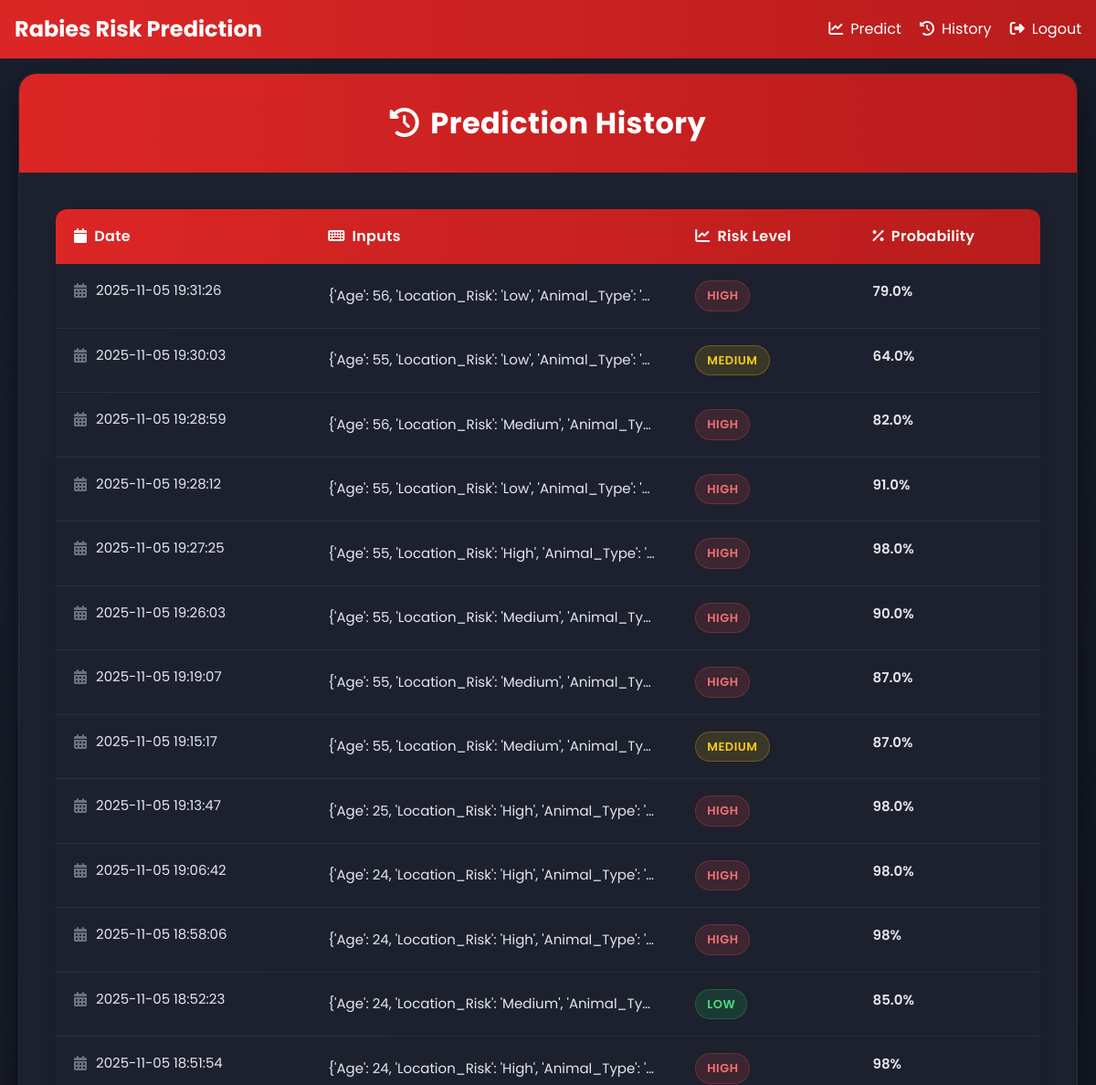
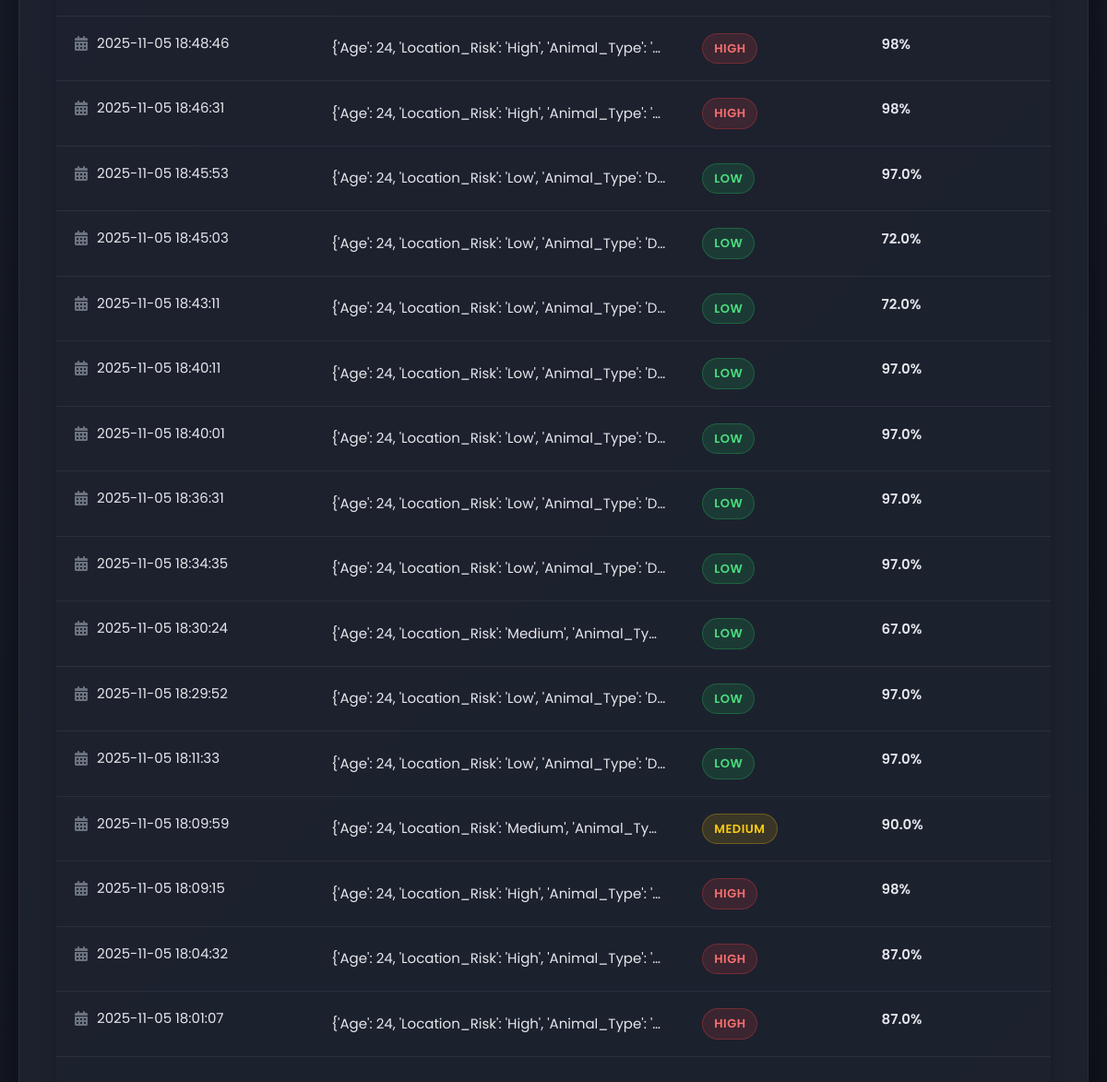
The app's page /history (signed in) with its own data (2 pictures, top to bottom).
### app.py (models this page shows)
class Prediction(db.Model):
    id = db.Column(db.Integer, primary_key=True)
    user_id = db.Column(db.Integer, db.ForeignKey('user.id'), nullable=False)
    inputs = db.Column(db.String(500), nullable=False)
    risk_level = db.Column(db.String(20), nullable=False)
    probability = db.Column(db.Float, nullable=False)
    created_at = db.Column(db.DateTime, default=datetime.utcnow)

### app.py (the view)
@app.route('/history')
def history():
    if 'user_id' not in session:
        return redirect(url_for('login'))
    try:
        predictions = Prediction.query.filter_by(user_id=session['user_id']).order_by(Prediction.created_at.desc()).all()
        return render_template('history.html', predictions=predictions)
    except Exception as e:
        return render_template('history.html', error=f'Error: {str(e)}')

### templates/history.html (shortened to what this page needs)
<!DOCTYPE html>
<html lang="en">
<head>
    <script src="https://cdn.tailwindcss.com"></script>
    <link rel="stylesheet" href="https://cdnjs.cloudflare.com/ajax/libs/font-awesome/6.4.0/css/all.min.css">
</head>
<body>
    <nav class="nav-container">
        <div class="max-w-7xl mx-auto flex justify-between items-center">
            <h1 class="text-white text-2xl font-bold">Rabies Risk Prediction</h1>
            <div class="space-x-4">
                {% if session.user_id %}
                <a href="{{ url_for('predict') }}" class="text-white hover:text-yellow-300 transition"><i
                        class="fas fa-chart-line mr-2"></i>Predict</a>
                <a href="{{ url_for('history') }}" class="text-white hover:text-yellow-300 transition"><i
                        class="fas fa-history mr-2"></i>History</a>
                <a href="{{ url_for('logout') }}" class="text-white hover:text-yellow-300 transition"><i
                        class="fas fa-sign-out-alt mr-2"></i>Logout</a>
                {% else %}
                <a href="{{ url_for('signup') }}" class="text-white hover:text-yellow-300 transition"><i
                        class="fas fa-user-plus mr-2"></i>Signup</a>
                <a href="{{ url_for('login') }}" class="text-white hover:text-yellow-300 transition"><i
                        class="fas fa-sign-in-alt mr-2"></i>Login</a>
                {% endif %}
            </div>
        </div>
    </nav>
    <div class="content-wrapper">
        <div class="history-container">
            <div class="history-card">
                <div class="history-header">
                    <h2><i class="fas fa-history mr-3"></i>Prediction History</h2>
                </div>
                <div class="history-body">
                    {% if predictions %}
                    <div class="table-container">
                        <table>
                            <thead>
                                <tr>
                                    <th><i class="fas fa-calendar mr-2"></i>Date</th>
                                    <th><i class="fas fa-keyboard mr-2"></i>Inputs</th>
                                    <th><i class="fas fa-chart-line mr-2"></i>Risk Level</th>
                                    <th><i class="fas fa-percentage mr-2"></i>Probability</th>
                                </tr>
                            </thead>
                            <tbody>
                                {% for prediction in predictions %}
                                <tr>
                                    <td class="date-cell">
                                        <i class="fas fa-calendar-alt"></i>
                                        <span>{{ prediction.created_at.strftime('%Y-%m-%d %H:%M:%S') }}</span>
                                    </td>
                                    <td class="inputs-cell">{{ prediction.inputs }}</td>
                                    <td>
                                        <span class="risk-level risk-{{ prediction.risk_level|lower }}">{{
                                            prediction.risk_level }}</span>
                                    </td>
                                    <td class="probability-cell">
                                        <span>
                                            {% if prediction.probability > 98 %}
                                            98%
                                            {% else %}
                                            {{ prediction.probability|round(2) }}%
                                            {% endif %}
                                        </span>
                                    </td>
                                </tr>
                                {% endfor %}
                            </tbody>
                        </table>
                    </div>
                    {% else %}
                    <div class="no-predictions">
                        <i class="fas fa-inbox"></i>
                        <p>No predictions yet.</p>
                    </div>
                    {% endif %}
                </div>
            </div>
        </div>
    </div>
</body>
</html>

### templates/history.html (style rules this page uses)
body { font-family: 'Poppins', sans-serif; background: linear-gradient(135deg, #1a1f2e 0%, #0d1117 100%); min-height: 100vh; margin: 0; padding: 0; }
.nav-container { background: linear-gradient(90deg, #dc2626 0%, #b91c1c 100%); padding: 1rem; position: fixed; top: 0; left: 0; right: 0; z-index: 1000; }
.content-wrapper { min-height: 100vh; padding: 80px 20px 20px; }
.history-container { max-width: 1200px; margin: 0 auto; }
.history-card { background: rgba(30, 35, 48, 0.9); backdrop-filter: blur(10px); border-radius: 20px; box-shadow: 0 15px 35px rgba(0, 0, 0, 0.5); overflow: hidden; position: relative; border: 1px solid rgba(255, 255, 255, 0.05); }
.history-header { background: linear-gradient(90deg, #dc2626 0%, #b91c1c 100%); padding: 30px 20px; text-align: center; position: relative; }
.history-header h2 { font-weight: 700; font-size: 32px; margin: 0; color: white; letter-spacing: 0.5px; }
.history-body { padding: 40px; }
.table-container { overflow-x: auto; border-radius: 12px; box-shadow: 0 4px 15px rgba(0, 0, 0, 0.2); }
table { width: 100%; border-collapse: collapse; min-width: 800px; }
thead { background: linear-gradient(90deg, #dc2626 0%, #b91c1c 100%); }
th { padding: 18px 20px; text-align: left; color: white; font-weight: 600; font-size: 16px; letter-spacing: 0.3px; }
th:first-child { border-top-left-radius: 12px; }
th:last-child { border-top-right-radius: 12px; }
tbody tr { border-bottom: 1px solid rgba(75, 85, 99, 0.3); transition: all 0.3s; }
td { padding: 18px 20px; color: #e5e7eb; font-size: 15px; }
.risk-level { display: inline-block; padding: 6px 12px; border-radius: 20px; font-weight: 600; font-size: 13px; text-transform: uppercase; letter-spacing: 0.5px; }
.risk-low { background: rgba(34, 197, 94, 0.15); color: #4ade80; border: 1px solid rgba(34, 197, 94, 0.3); }
.risk-medium { background: rgba(234, 179, 8, 0.15); color: #facc15; border: 1px solid rgba(234, 179, 8, 0.3); }
.risk-high { background: rgba(239, 68, 68, 0.15); color: #f87171; border: 1px solid rgba(239, 68, 68, 0.3); }
.probability-cell { font-weight: 600; display: flex; align-items: center; gap: 8px; }
.date-cell { display: flex; align-items: center; gap: 10px; }
.date-cell i { color: #6b7280; font-size: 16px; }
.inputs-cell { max-width: 300px; overflow: hidden; text-overflow: ellipsis; white-space: nowrap; }

### records on screen
Prediction: created_at "2025-11-05 19:31:26", inputs "{'Age': 56, 'Location_Risk': 'Low', 'Animal_Type': '…", risk_level "HIGH", probability "79.0"
Prediction: created_at "2025-11-05 19:30:03", inputs "{'Age': 55, 'Location_Risk': 'Low', 'Animal_Type': '…", risk_level "MEDIUM", probability "64.0"
Prediction: created_at "2025-11-05 19:28:59", inputs "{'Age': 56, 'Location_Risk': 'Medium', 'Animal_Ty…", risk_level "HIGH", probability "82.0"
Prediction: created_at "2025-11-05 19:28:12", inputs "{'Age': 55, 'Location_Risk': 'Low', 'Animal_Type': '…", risk_level "HIGH", probability "91.0"
Prediction: created_at "2025-11-05 19:27:25", inputs "{'Age': 55, 'Location_Risk': 'High', 'Animal_Type': '…", risk_level "HIGH", probability "98.0"
Prediction: created_at "2025-11-05 19:26:03", inputs "{'Age': 55, 'Location_Risk': 'Medium', 'Animal_Ty…", risk_level "HIGH", probability "90.0"
Prediction: created_at "2025-11-05 19:19:07", inputs "{'Age': 55, 'Location_Risk': 'Medium', 'Animal_Ty…", risk_level "HIGH", probability "87.0"
Prediction: created_at "2025-11-05 19:15:17", inputs "{'Age': 55, 'Location_Risk': 'Medium', 'Animal_Ty…", risk_level "MEDIUM", probability "87.0"
Prediction: created_at "2025-11-05 19:13:47", inputs "{'Age': 25, 'Location_Risk': 'High', 'Animal_Type': '…", risk_level "HIGH", probability "98.0"
Prediction: created_at "2025-11-05 19:06:42", inputs "{'Age': 24, 'Location_Risk': 'High', 'Animal_Type': '…", risk_level "HIGH", probability "98.0"
Prediction: created_at "2025-11-05 18:58:06", inputs "{'Age': 24, 'Location_Risk': 'High', 'Animal_Type': '…", risk_level "HIGH", probability "98%"
Prediction: created_at "2025-11-05 18:52:23", inputs "{'Age': 24, 'Location_Risk': 'Medium', 'Animal_Ty…", risk_level "LOW", probability "85.0"
Prediction: created_at "2025-11-05 18:51:54", inputs "{'Age': 24, 'Location_Risk': 'High', 'Animal_Type': '…", risk_level "HIGH", probability "98%"
Prediction: created_at "2025-11-05 18:48:46", inputs "{'Age': 24, 'Location_Risk': 'High', 'Animal_Type': '…", risk_level "HIGH", probability "98%"
Prediction: created_at "2025-11-05 18:46:31", inputs "{'Age': 24, 'Location_Risk': 'High', 'Animal_Type': '…", risk_level "HIGH", probability "98%"
Prediction: created_at "2025-11-05 18:45:53", inputs "{'Age': 24, 'Location_Risk': 'Low', 'Animal_Type': 'D…", risk_level "LOW", probability "97.0"
Prediction: created_at "2025-11-05 18:45:03", inputs "{'Age': 24, 'Location_Risk': 'Low', 'Animal_Type': 'D…", risk_level "LOW", probability "72.0"
Prediction: created_at "2025-11-05 18:43:11", inputs "{'Age': 24, 'Location_Risk': 'Low', 'Animal_Type': 'D…", risk_level "LOW", probability "72.0"
Prediction: created_at "2025-11-05 18:40:11", inputs "{'Age': 24, 'Location_Risk': 'Low', 'Animal_Type': 'D…", risk_level "LOW", probability "97.0"
Prediction: created_at "2025-11-05 18:40:01", inputs "{'Age': 24, 'Location_Risk': 'Low', 'Animal_Type': 'D…", risk_level "LOW", probability "97.0"
Prediction: created_at "2025-11-05 18:36:31", inputs "{'Age': 24, 'Location_Risk': 'Low', 'Animal_Type': 'D…", risk_level "LOW", probability "97.0"
Prediction: created_at "2025-11-05 18:34:35", inputs "{'Age': 24, 'Location_Risk': 'Low', 'Animal_Type': 'D…", risk_level "LOW", probability "97.0"
Prediction: created_at "2025-11-05 18:30:24", inputs "{'Age': 24, 'Location_Risk': 'Medium', 'Animal_Ty…", risk_level "LOW", probability "67.0"
Prediction: created_at "2025-11-05 18:29:52", inputs "{'Age': 24, 'Location_Risk': 'Low', 'Animal_Type': 'D…", risk_level "LOW", probability "97.0"
Prediction: created_at "2025-11-05 18:11:33", inputs "{'Age': 24, 'Location_Risk': 'Low', 'Animal_Type': 'D…", risk_level "LOW", probability "97.0"
Prediction: created_at "2025-11-05 18:09:59", inputs "{'Age': 24, 'Location_Risk': 'Medium', 'Animal_Ty…", risk_level "MEDIUM", probability "90.0"
Prediction: created_at "2025-11-05 18:09:15", inputs "{'Age': 24, 'Location_Risk': 'High', 'Animal_Type': '…", risk_level "HIGH", probability "98%"
Prediction: created_at "2025-11-05 18:04:32", inputs "{'Age': 24, 'Location_Risk': 'High', 'Animal_Type': '…", risk_level "HIGH", probability "87.0"
Prediction: created_at "2025-11-05 18:01:07", inputs "{'Age': 24, 'Location_Risk': 'High', 'Animal_Type': '…", risk_level "HIGH", probability "87.0"
